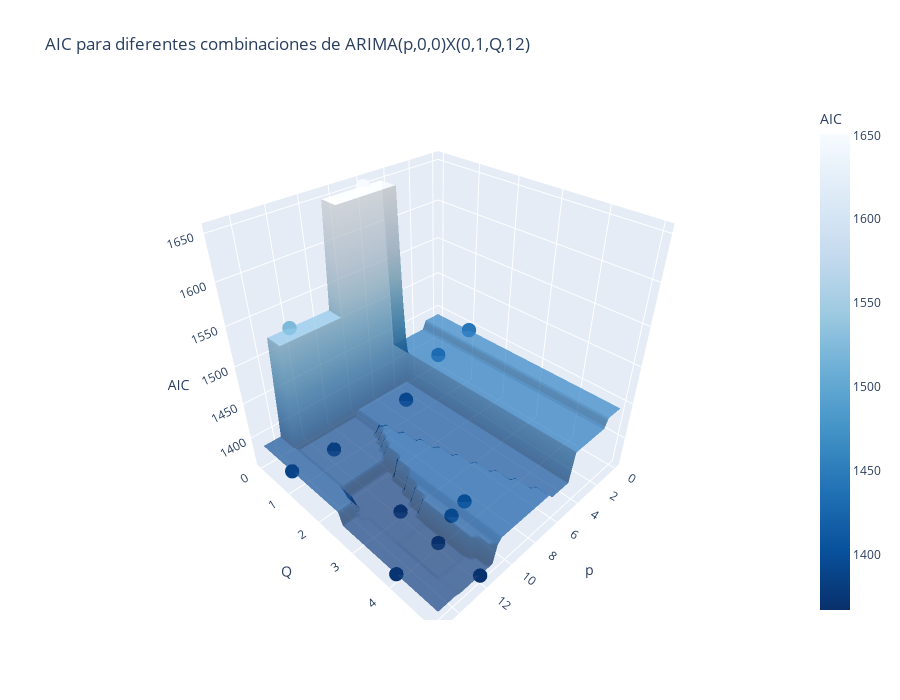

The cell this chart's notebook holds for it:
### Code cell
# Crear figura 3D en Plotly
fig = go.Figure()

# Superficie
fig.add_trace(go.Surface(
    x=P, y=Q, z=AIC_grid,
    colorscale='Blues_r',
    opacity=0.7,
    colorbar=dict(title='AIC')
))

# Puntos originales
fig.add_trace(go.Scatter3d(
    x=p_values,
    y=q_values,
    z=aic_values,
    mode='markers',
    marker=dict(size=5, color=aic_values, colorscale='Blues_r'),
    name='Puntos'
))

# Layout
fig.update_layout(
    scene=dict(
        xaxis_title='p',
        yaxis_title='Q',
        zaxis_title='AIC'
    ),
    title='AIC para diferentes combinaciones de ARIMA(p,0,0)X(0,1,Q,12)',
    width=900,
    height=700
)

# Guardar como HTML
fig.write_html("AIC_3D_plot-3.html")
fig.show()

### Figure 1 — Plotly figure (JSON) as saved in the notebook; plotly's stock layout.template omitted (floating-point values rounded to 4 significant figures; data arrays with more than 128 entries replaced by an {"elided": "..."} marker saying what was removed)
{"data": [{"colorbar": {"title": {"text": "AIC"}}, "colorscale": [[0, "rgb(8,48,107)"], [0.125, "rgb(8,81,156)"], [0.25, "rgb(33,113,181)"], [0.375, "rgb(66,146,198)"], [0.5, "rgb(107,174,214)"], [0.625, "rgb(158,202,225)"], [0.75, "rgb(198,219,239)"], [0.875, "rgb(222,235,247)"], [1, "rgb(247,251,255)"]], "opacity": 0.7, "type": "surface", "x": {"elided": "50x50 float values"}, "y": {"elided": "50x50 float values"}, "z": {"elided": "50x50 float values"}}, {"marker": {"color": [1444.0, 1432.0, 1392.0, 1383.0, 1388.0, 1523.0, 1368.0, 1367.0, 1371.0, 1651.0, 1369.0, 1393.0, 1399.0], "colorscale": [[0, "rgb(8,48,107)"], [0.125, "rgb(8,81,156)"], [0.25, "rgb(33,113,181)"], [0.375, "rgb(66,146,198)"], [0.5, "rgb(107,174,214)"], [0.625, "rgb(158,202,225)"], [0.75, "rgb(198,219,239)"], [0.875, "rgb(222,235,247)"], [1, "rgb(247,251,255)"]], "size": 5}, "mode": "markers", "name": "Puntos", "type": "scatter3d", "x": [0, 3, 6, 12, 15, 12, 12, 12, 15, 6, 12, 11, 10], "y": [1, 1, 1, 1, 1, 0, 3, 4, 4, 0, 5, 4, 4], "z": [1444.0, 1432.0, 1392.0, 1383.0, 1388.0, 1523.0, 1368.0, 1367.0, 1371.0, 1651.0, 1369.0, 1393.0, 1399.0]}], "layout": {"height": 700, "scene": {"xaxis": {"title": {"text": "p"}}, "yaxis": {"title": {"text": "Q"}}, "zaxis": {"title": {"text": "AIC"}}}, "title": {"text": "AIC para diferentes combinaciones de ARIMA(p,0,0)X(0,1,Q,12)"}, "width": 900}}
